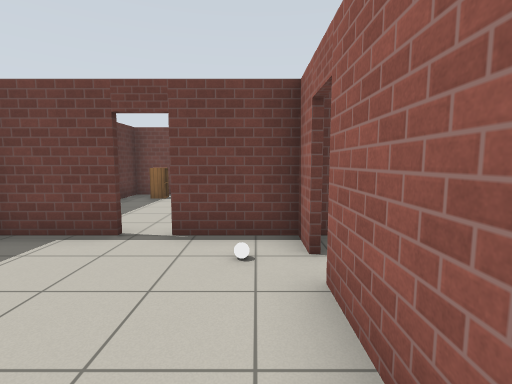
[1] (above)

13 first-person views from a walk through a Gazebo world. The camera is 1.2 m above the floor, tilts 6° down and sees 85° across. The floor is counted in squares, 1 m on a side. Each view is taken from the middle of a square. On the plan, view 1 faces up. The plan holds only what a view shows up to about 12 squares ahead; the rest is blank. Simple patterns stand in for the simulator's built-in surfaces.

[2]
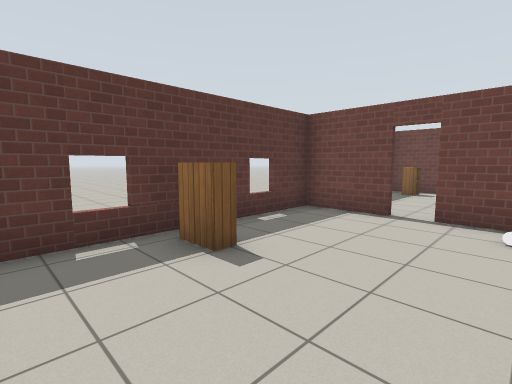

[3]
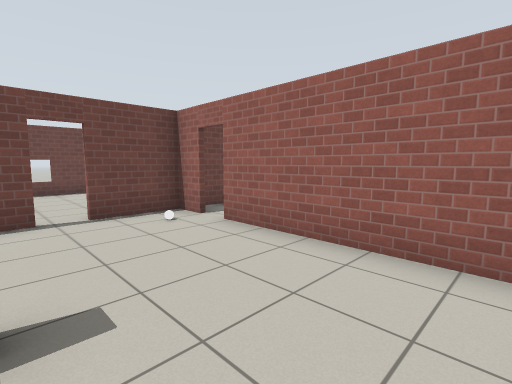

[4]
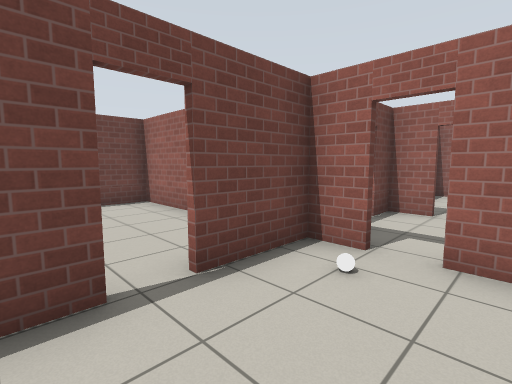

[5]
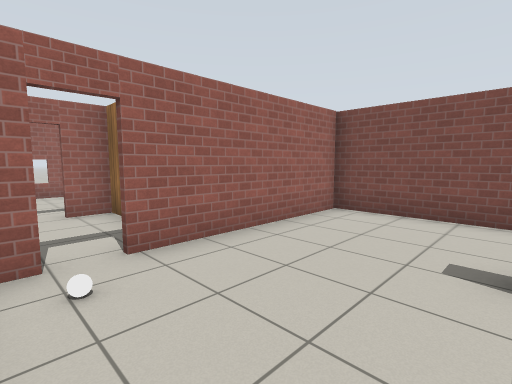

[6]
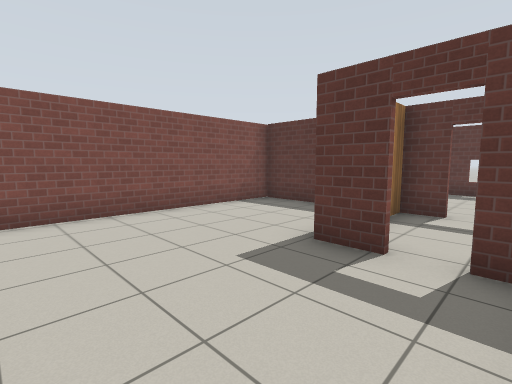

[7]
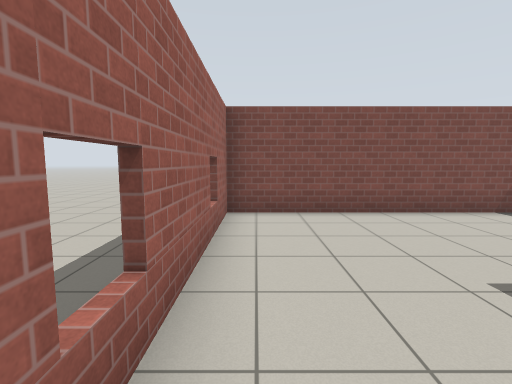

[8]
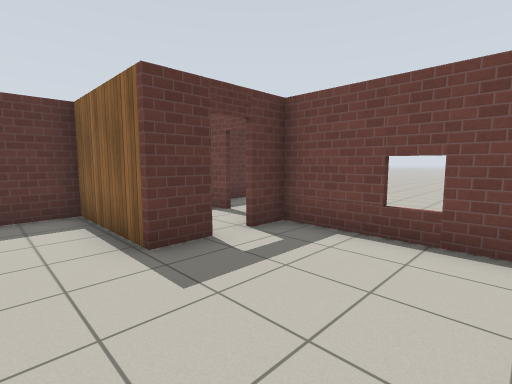

[9]
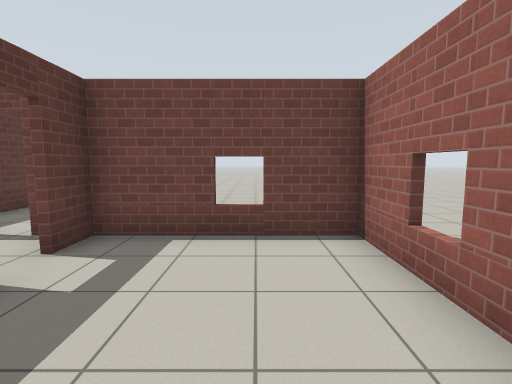

[10]
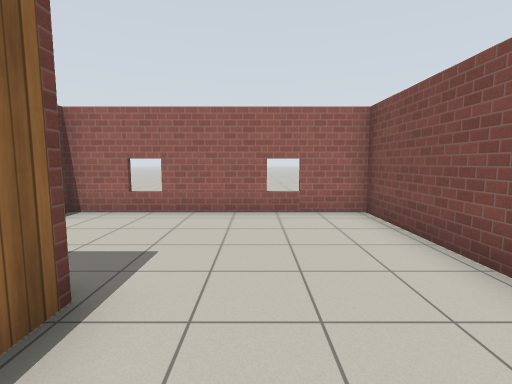

[11]
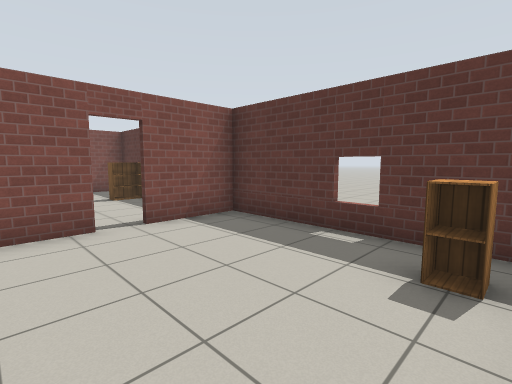

[12]
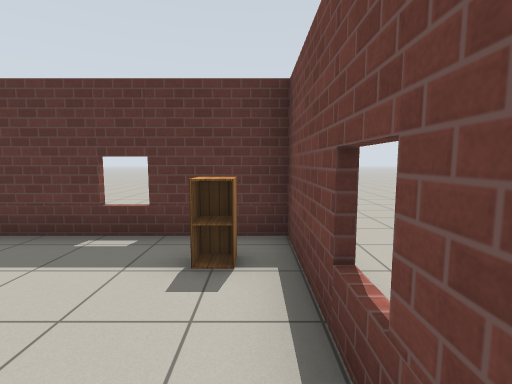

[13]
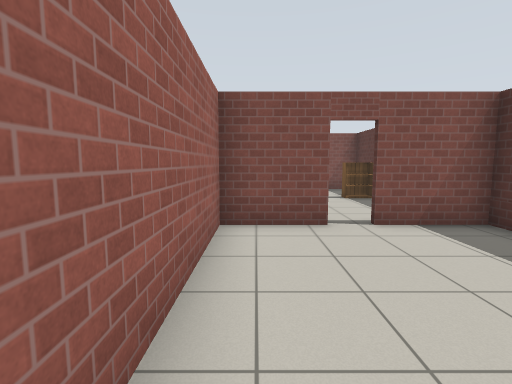

### Floor plan
Points are (right, up) in squares from view 1. A wall is a line through its corners. A room is listed if a view was taken in it or the views show most of it. See-through windows are left out.
Room 1 (views 1, 2, 3, 4, 5)
walls: (-4.5, -0.5) (-4.5, -2.7) (1, -2.7); (-2.2, 4.5) (-4.5, 4.5); (0.7, 3.5) (0.7, 5); (0.8, 4.5) (-1.5, 4.5); (0.7, -2.6) (0.7, 2.7); (-4.5, 5.1) (-4.5, 1.4)
ways out: open door at (-2, 5) to room 3; open door at (1, 3) to room 4
objects: white ball (0, 3)
Room 2 (views 6, 7, 8, 9, 10)
walls: (4.3, 2.8) (4.3, 1.6) (0.9, 1.6) (0.9, -2.6); (4.3, 4.6) (4.3, 3.5); (1, -2.7) (8.7, -2.7) (8.7, 4.5) (3.2, 4.5)
ways out: open door at (4, 3) to room 4
Room 3 (views 11, 12, 13)
walls: (-1.5, 4.7) (0.8, 4.7); (0.7, 5) (0.7, 10.5) (-4.5, 10.5) (-4.5, 5.1); (-4.6, 4.7) (-2.2, 4.7)
ways out: open door at (-2, 5) to room 1
objects: cabinet (-3, 10)
Room 4 (no view inside)
walls: (2.5, 4.5) (1, 4.5); (0.9, 2.7) (0.9, 1.8); (4.2, 3.5) (4.2, 4.6); (4.2, 1.5) (4.2, 2.8)
ways out: open door at (1, 3) to room 1; open door at (4, 3) to room 2; open door at (3, 5)

Positions as (right, up) in squares from view 1, and headings:
1: (0, 0), facing up
2: (0, -2), facing up-left
3: (-3, -2), facing up-right
4: (-3, 2), facing up-right
5: (-3, 4), facing down-right
6: (8, 4), facing down-left
7: (8, 4), facing down
8: (8, 0), facing up-left
9: (7, 0), facing up
10: (2, 0), facing right
11: (0, 10), facing down-left
12: (0, 10), facing left
13: (0, 10), facing down
